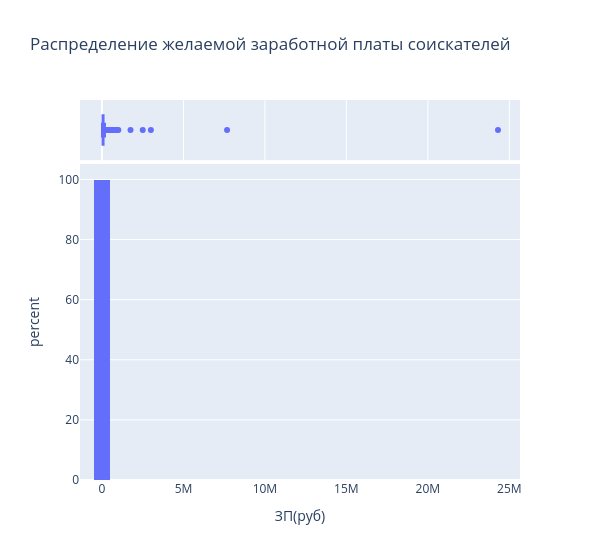
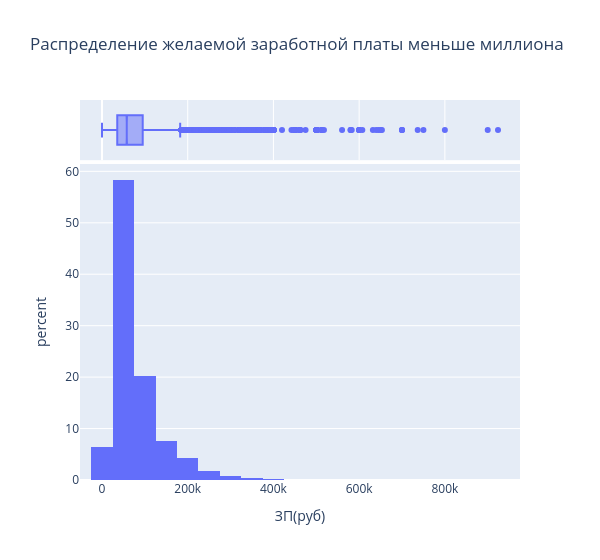

The notebook cell these images were saved under, in order:
### Markdown cell above
3. Постройте распределение признака **"ЗП (руб)"**. Опишите данное распределение, отвечая на следующие вопросы: каковы предельные значения признака, в каком примерном интервале находится заработная плата большинства соискателей? Есть ли аномалии для  заработной платы? Обратите внимание на гигантские размеры желаемой заработной платы.
*Совет: постройте гистограмму и коробчатую диаграмму рядом.*

### Code cell
# ваш код здесь

hist = px.histogram(
    data_frame=hh_df, x='ЗП(руб)', 
    marginal='box', 
    nbins=25, width=600, 
    histnorm='percent', 
    title='Распределение желаемой заработной платы соискателей'
)

hist.show()

mask = hh_df['ЗП(руб)'] < 1000000
hist_mask = px.histogram(
    data_frame=hh_df[mask], 
    x='ЗП(руб)', 
    marginal='box', 
    nbins=25, 
    width=600, 
    histnorm='percent', 
    title='Распределение желаемой заработной платы меньше миллиона'
)

hist_mask.show()

### Figure 1 — Plotly figure (JSON) as saved in the notebook; plotly's stock layout.template omitted (floating-point values rounded to 4 significant figures; data arrays with more than 128 entries replaced by an {"elided": "..."} marker saying what was removed)
{"data": [{"alignmentgroup": "True", "bingroup": "x", "histnorm": "percent", "hovertemplate": "ЗП(руб)=%{x}<br>percent=%{y}<extra></extra>", "legendgroup": "", "marker": {"color": "#636efa", "pattern": {"shape": ""}}, "name": "", "nbinsx": 25, "offsetgroup": "", "orientation": "v", "showlegend": false, "type": "histogram", "x": {"elided": "44744 float values"}, "xaxis": "x", "yaxis": "y"}, {"alignmentgroup": "True", "hovertemplate": "ЗП(руб)=%{x}<extra></extra>", "legendgroup": "", "marker": {"color": "#636efa"}, "name": "", "notched": true, "offsetgroup": "", "showlegend": false, "type": "box", "x": {"elided": "44744 float values"}, "xaxis": "x2", "yaxis": "y2"}], "layout": {"barmode": "relative", "legend": {"tracegroupgap": 0}, "title": {"text": "Распределение желаемой заработной платы соискателей"}, "width": 600, "xaxis": {"anchor": "y", "domain": [0, 1], "title": {"text": "ЗП(руб)"}}, "xaxis2": {"anchor": "y2", "domain": [0, 1], "matches": "x", "showgrid": true, "showticklabels": false}, "yaxis": {"anchor": "x", "domain": [0, 0.8316], "title": {"text": "percent"}}, "yaxis2": {"anchor": "x2", "domain": [0.8416, 1], "matches": "y2", "showgrid": false, "showline": false, "showticklabels": false, "ticks": ""}}}

### Figure 2 — Plotly figure (JSON) as saved in the notebook; plotly's stock layout.template omitted (floating-point values rounded to 4 significant figures; data arrays with more than 128 entries replaced by an {"elided": "..."} marker saying what was removed)
{"data": [{"alignmentgroup": "True", "bingroup": "x", "histnorm": "percent", "hovertemplate": "ЗП(руб)=%{x}<br>percent=%{y}<extra></extra>", "legendgroup": "", "marker": {"color": "#636efa", "pattern": {"shape": ""}}, "name": "", "nbinsx": 25, "offsetgroup": "", "orientation": "v", "showlegend": false, "type": "histogram", "x": {"elided": "44738 float values"}, "xaxis": "x", "yaxis": "y"}, {"alignmentgroup": "True", "hovertemplate": "ЗП(руб)=%{x}<extra></extra>", "legendgroup": "", "marker": {"color": "#636efa"}, "name": "", "notched": true, "offsetgroup": "", "showlegend": false, "type": "box", "x": {"elided": "44738 float values"}, "xaxis": "x2", "yaxis": "y2"}], "layout": {"barmode": "relative", "legend": {"tracegroupgap": 0}, "title": {"text": "Распределение желаемой заработной платы меньше миллиона"}, "width": 600, "xaxis": {"anchor": "y", "domain": [0, 1], "title": {"text": "ЗП(руб)"}}, "xaxis2": {"anchor": "y2", "domain": [0, 1], "matches": "x", "showgrid": true, "showticklabels": false}, "yaxis": {"anchor": "x", "domain": [0, 0.8316], "title": {"text": "percent"}}, "yaxis2": {"anchor": "x2", "domain": [0.8416, 1], "matches": "y2", "showgrid": false, "showline": false, "showticklabels": false, "ticks": ""}}}
